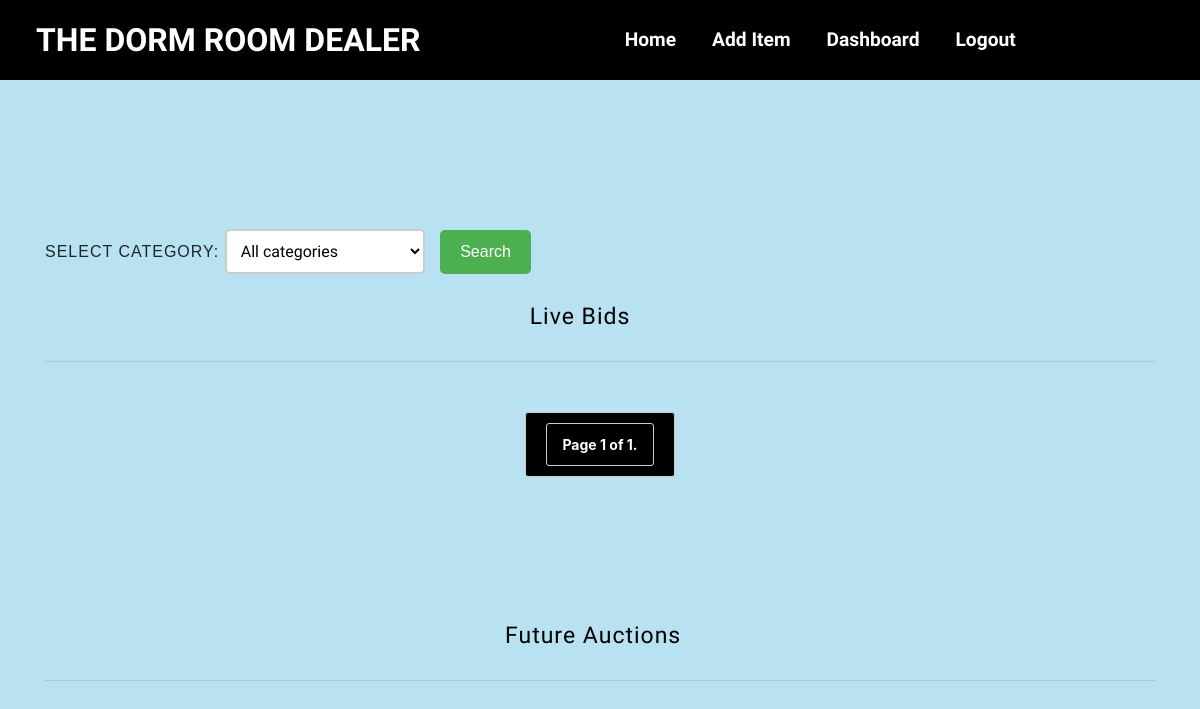
The app's page /home?page=2 (signed in), older data.
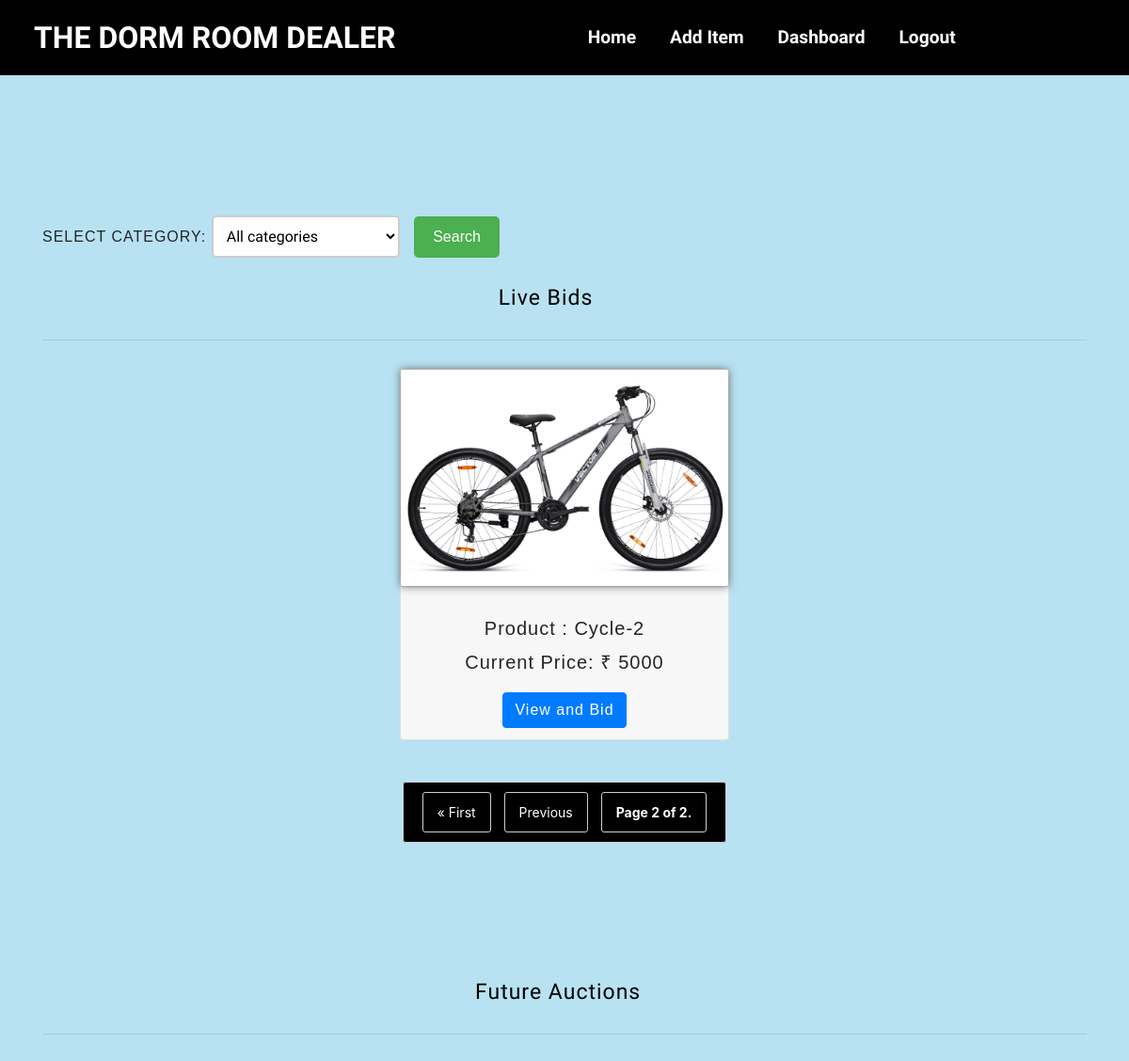
The same page, newer data.
### items/models.py (models this page shows)
class Item(models.Model):
    name=models.CharField(max_length=25)
    profile=models.ImageField(upload_to='pics')
    img1=models.ImageField(upload_to='pics' ,null=True )
    img2=models.ImageField(upload_to='pics' ,null=True )
    img3=models.ImageField(upload_to='pics' ,null=True )
    img4=models.ImageField(upload_to='pics' ,null=True )
    short_description=models.CharField(max_length=50)
    long_description=models.TextField()
    basePrice=models.IntegerField()
    currentPrice=models.IntegerField()
    tag=models.CharField(max_length=25)
    status=models.CharField(null=True,max_length=25)
    sold=models.CharField(max_length=10,default="unsold")
    ownermail = models.EmailField(unique=False)
    start_date = models.DateTimeField(null = False, default=datetime.now)
    end_date = models.DateTimeField(null=False, default=datetime.now)
    highest_bidder=models.IntegerField(null=True)
    sendwinmail = models.CharField(max_length=7,default="notSent")

### accounts/views.py (the view)
# urls.py: 2. Add a URL to urlpatterns:  path('', views.home, name='home')
@login_required(login_url='login')
def home(request):
    if request.method == "POST":
        category = request.POST.get('category')
    else:
        category = "All categories"
    items = Item.objects.all()
    today = timezone.now()
    for i in items:
        i.start_date = i.start_date or today
        i.end_date = i.end_date or today + datetime.timedelta(days=1)
        if(today < i.start_date):
            i.status = "future"
        elif (i.start_date <= today < i.end_date and i.status != "past"):
            i.status = "live"
        else:
            i.status = "past"
        i.save()
    productStatus(request)
    sendMail(request)
    if category != "All categories" and category != None:
        items = Item.objects.filter(status="live").filter(tag=category)
    else:
        items = Item.objects.filter(status="live")
    paginator = Paginator(items, 6) # Show 6 products per page.
    page_number = request.GET.get('page')
    page_obj = paginator.get_page(page_number)
    itemsfuture = Item.objects.filter(status="future")
    return render(request,"home.html",{'page_obj': page_obj, 'items': itemsfuture})

### accounts/views.py (called while the page is built, shortened)
@login_required(login_url='login')
def productStatus(request):
    item = Item.objects.all()
    for i in item:
        try:
            highest_bidder = i.highest_bidder
            if highest_bidder is not None and i.status == "live":
                i.sold = "Bidded"
                i.save()
            elif highest_bidder is not None and i.status == "past":
                i.sold = "Sold"
                i.save()
            elif i.status == "future":
                i.sold = "Yet to be auctioned"
                i.save()
            else:
                i.sold = "Unsold"
                i.save()
        except:
            pass

@login_required(login_url='login')
def sendMail(request):
    now = timezone.now()
    item = Item.objects.filter(end_date = now ).filter(sold="sold").filter(sendwinmail="notSent")

### templates/home.html (shortened to what this page needs)
{% extends 'base.html' %}
{% block content %}
<div class="container">
    <form method="POST" action="{% url 'home' %}">
        <label for="category">SELECT CATEGORY:</label>
        <select name="category" id="category">
            <option value="All categories">All categories</option>
        </select>
        <button type="submit">Search</button>
    </form>
    <h2 class="text-center my-4">Live Bids</h2>
    <hr>
    <div class="row justify-content-center">
        {% for i in page_obj %}
        <div class="col-md-4 mb-4">
            <div class="card">
                <img class="card-img-top" src="{{ i.profile.url }}" alt="{{ i.name }}">
                <div class="card-footer text-center">
                    <div class="card-body">
                        <h5 class="card-title">Product : {{ i.name }}</h5>
                        <h5 class="mb-0">Current Price: ₹ {{ i.currentPrice }}</h5>
                    </div>
                    <a href="items/biditem?id={{ i.id }}" class="btn btn-primary">View and Bid</a>
                </div>
            </div>
        </div>
        {% endfor %}
    </div>
</div>
<div class="pagination">
    <span class="step-links">
        {% if page_obj.has_previous %}
            <a href="?page=1">&laquo; First</a>
            <a href="?page={{ page_obj.previous_page_number }}">Previous</a>
        {% endif %}
        <span class="current">
            Page {{ page_obj.number }} of {{ page_obj.paginator.num_pages }}.
        </span>
    </span>
</div>
<div class="container">
    <h2 class="text-center my-4">Future Auctions</h2>
    <hr></hr>
</div>
{% endblock %}

Row changes from the older to the newer data that the page shows:
added Item: profile (picture), name "Cycle-2", currentPrice "5000"
Text that changed along with them:
{{ page_obj.number }}: "1" → "2"
{{ page_obj.paginator.num_pages }}: "1" → "2"
text now shown: "« First Previous"
